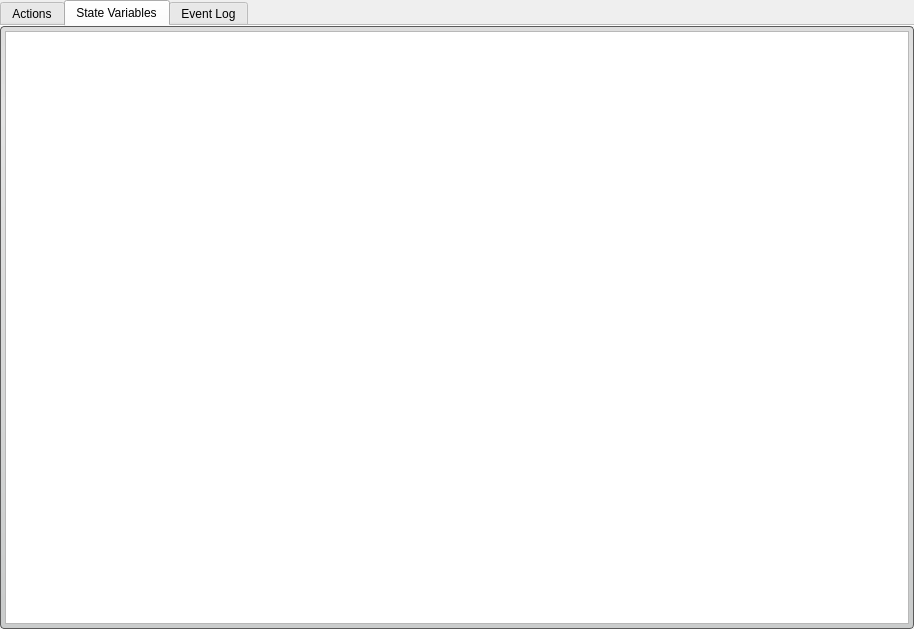
<?xml version="1.0" encoding="UTF-8"?>
<ui version="4.0">
 <class>F_CONTROLLER</class>
 <widget class="QWidget" name="F_CONTROLLER">
  <property name="geometry">
   <rect>
    <x>0</x>
    <y>0</y>
    <width>914</width>
    <height>629</height>
   </rect>
  </property>
  <property name="windowTitle">
   <string>Form</string>
  </property>
  <property name="styleSheet">
   <string notr="true">QWidget#TAB_ACTION_HISTORY
{
	border-radius: 4px;
	border: 1px solid rgb(90, 90, 90);
	background-color: qlineargradient(spread:pad, x1:0.5, y1:0, x2:0.5, y2:0.960227, stop:0 rgba(221, 221, 221, 255), stop:0.155779 rgba(228, 228, 228, 255), stop:1 rgba(202, 204, 204, 255));      
}</string>
  </property>
  <layout class="QVBoxLayout" name="verticalLayout_5">
   <property name="margin">
    <number>0</number>
   </property>
   <item>
    <widget class="QTabWidget" name="TW_CONTROLLER">
     <property name="currentIndex">
      <number>1</number>
     </property>
     <property name="usesScrollButtons">
      <bool>false</bool>
     </property>
     <property name="documentMode">
      <bool>true</bool>
     </property>
     <property name="movable">
      <bool>true</bool>
     </property>
     <widget class="QWidget" name="TAB_ACTION_HISTORY">
      <property name="styleSheet">
       <string notr="true">QWidget#TAB_ACTION_HISTORY{
	border-radius: 4px;
	border: 1px solid rgb(90, 90, 90);
	background-color: qlineargradient(spread:pad, x1:0.5, y1:0, x2:0.5, y2:0.960227, stop:0 rgba(221, 221, 221, 255), stop:0.155779 rgba(228, 228, 228, 255), stop:1 rgba(202, 204, 204, 255));      
}</string>
      </property>
      <attribute name="title">
       <string notr="true">Actions</string>
      </attribute>
      <layout class="QVBoxLayout" name="verticalLayout">
       <property name="margin">
        <number>5</number>
       </property>
       <item>
        <widget class="QLabel" name="label_2">
         <property name="text">
          <string>Action Histroy:</string>
         </property>
        </widget>
       </item>
       <item>
        <widget class="QTableView" name="TV_ACTION_HISTORY">
         <property name="font">
          <font>
           <pointsize>10</pointsize>
          </font>
         </property>
         <property name="frameShape">
          <enum>QFrame::StyledPanel</enum>
         </property>
         <property name="editTriggers">
          <set>QAbstractItemView::NoEditTriggers</set>
         </property>
         <property name="showDropIndicator" stdset="0">
          <bool>false</bool>
         </property>
         <property name="alternatingRowColors">
          <bool>true</bool>
         </property>
         <property name="selectionMode">
          <enum>QAbstractItemView::NoSelection</enum>
         </property>
         <property name="showGrid">
          <bool>false</bool>
         </property>
         <property name="gridStyle">
          <enum>Qt::NoPen</enum>
         </property>
         <property name="wordWrap">
          <bool>false</bool>
         </property>
         <property name="cornerButtonEnabled">
          <bool>false</bool>
         </property>
         <attribute name="horizontalHeaderDefaultSectionSize">
          <number>2</number>
         </attribute>
         <attribute name="horizontalHeaderMinimumSectionSize">
          <number>2</number>
         </attribute>
         <attribute name="horizontalHeaderStretchLastSection">
          <bool>true</bool>
         </attribute>
         <attribute name="verticalHeaderVisible">
          <bool>false</bool>
         </attribute>
         <attribute name="verticalHeaderHighlightSections">
          <bool>false</bool>
         </attribute>
         <attribute name="verticalHeaderMinimumSectionSize">
          <number>12</number>
         </attribute>
        </widget>
       </item>
       <item>
        <widget class="QFrame" name="frame">
         <property name="frameShape">
          <enum>QFrame::NoFrame</enum>
         </property>
         <property name="frameShadow">
          <enum>QFrame::Raised</enum>
         </property>
         <layout class="QVBoxLayout" name="verticalLayout_3">
          <property name="spacing">
           <number>0</number>
          </property>
          <property name="margin">
           <number>2</number>
          </property>
          <item>
           <widget class="QLabel" name="label">
            <property name="text">
             <string>Run Action from command line:</string>
            </property>
           </widget>
          </item>
          <item>
           <widget class="QWidget" name="widget" native="true">
            <property name="layoutDirection">
             <enum>Qt::LeftToRight</enum>
            </property>
            <layout class="QHBoxLayout" name="horizontalLayout">
             <property name="spacing">
              <number>-1</number>
             </property>
             <property name="margin">
              <number>0</number>
             </property>
             <item>
              <widget class="QLineEdit" name="LE_EDIT_ACTION"/>
             </item>
             <item>
              <widget class="QToolButton" name="TB_ACTION">
               <property name="font">
                <font>
                 <pointsize>10</pointsize>
                </font>
               </property>
               <property name="text">
                <string>Action</string>
               </property>
               <property name="popupMode">
                <enum>QToolButton::InstantPopup</enum>
               </property>
               <property name="toolButtonStyle">
                <enum>Qt::ToolButtonTextBesideIcon</enum>
               </property>
               <property name="arrowType">
                <enum>Qt::NoArrow</enum>
               </property>
              </widget>
             </item>
            </layout>
           </widget>
          </item>
          <item>
           <widget class="QFrame" name="frame_2">
            <property name="frameShape">
             <enum>QFrame::StyledPanel</enum>
            </property>
            <layout class="QGridLayout" name="gridLayout">
             <property name="margin">
              <number>0</number>
             </property>
             <item row="0" column="0">
              <widget class="QLabel" name="label_3">
               <property name="sizePolicy">
                <sizepolicy hsizetype="Maximum" vsizetype="Preferred">
                 <horstretch>0</horstretch>
                 <verstretch>0</verstretch>
                </sizepolicy>
               </property>
               <property name="text">
                <string>Status:</string>
               </property>
              </widget>
             </item>
             <item row="0" column="1">
              <widget class="QLabel" name="L_ACTION_STATUS">
               <property name="text">
                <string>status</string>
               </property>
               <property name="alignment">
                <set>Qt::AlignLeading|Qt::AlignLeft|Qt::AlignTop</set>
               </property>
               <property name="wordWrap">
                <bool>true</bool>
               </property>
              </widget>
             </item>
             <item row="1" column="0">
              <widget class="QLabel" name="label_4">
               <property name="text">
                <string>Usage:</string>
               </property>
              </widget>
             </item>
             <item row="1" column="1">
              <widget class="QLabel" name="L_ACTION_USAGE">
               <property name="text">
                <string>usage</string>
               </property>
              </widget>
             </item>
            </layout>
           </widget>
          </item>
         </layout>
        </widget>
       </item>
      </layout>
     </widget>
     <widget class="QWidget" name="TAB_STATE_ENGINE">
      <property name="styleSheet">
       <string notr="true">QWidget#TAB_STATE_ENGINE
{
	border-radius: 4px;
	border: 1px solid rgb(90, 90, 90);
	background-color: qlineargradient(spread:pad, x1:0.5, y1:0, x2:0.5, y2:0.960227, stop:0 rgba(221, 221, 221, 255), stop:0.155779 rgba(228, 228, 228, 255), stop:1 rgba(202, 204, 204, 255));      
}</string>
      </property>
      <attribute name="title">
       <string>State Variables</string>
      </attribute>
      <layout class="QVBoxLayout" name="verticalLayout_4">
       <property name="margin">
        <number>5</number>
       </property>
       <item>
        <widget class="QTableView" name="TV_STATE_ENGINE">
         <property name="horizontalScrollBarPolicy">
          <enum>Qt::ScrollBarAlwaysOff</enum>
         </property>
         <property name="alternatingRowColors">
          <bool>true</bool>
         </property>
         <property name="selectionMode">
          <enum>QAbstractItemView::NoSelection</enum>
         </property>
         <property name="showGrid">
          <bool>false</bool>
         </property>
         <property name="gridStyle">
          <enum>Qt::NoPen</enum>
         </property>
         <attribute name="verticalHeaderVisible">
          <bool>false</bool>
         </attribute>
         <attribute name="verticalHeaderVisible">
          <bool>false</bool>
         </attribute>
        </widget>
       </item>
      </layout>
     </widget>
     <widget class="QWidget" name="TAB_EVENT_LOG">
      <property name="styleSheet">
       <string notr="true">QWidget#TAB_EVENT_LOG{
	border-radius: 4px;
	border: 1px solid rgb(90, 90, 90);
	background-color: qlineargradient(spread:pad, x1:0.5, y1:0, x2:0.5, y2:0.960227, stop:0 rgba(221, 221, 221, 255), stop:0.155779 rgba(228, 228, 228, 255), stop:1 rgba(202, 204, 204, 255));      
}</string>
      </property>
      <attribute name="title">
       <string>Event Log</string>
      </attribute>
      <layout class="QVBoxLayout" name="verticalLayout_6">
       <property name="margin">
        <number>5</number>
       </property>
       <item>
        <widget class="QTableView" name="TV_LOG_HISTORY">
         <property name="font">
          <font>
           <pointsize>10</pointsize>
          </font>
         </property>
         <property name="frameShadow">
          <enum>QFrame::Sunken</enum>
         </property>
         <property name="editTriggers">
          <set>QAbstractItemView::NoEditTriggers</set>
         </property>
         <property name="alternatingRowColors">
          <bool>true</bool>
         </property>
         <property name="selectionMode">
          <enum>QAbstractItemView::NoSelection</enum>
         </property>
         <property name="showGrid">
          <bool>false</bool>
         </property>
         <property name="cornerButtonEnabled">
          <bool>false</bool>
         </property>
         <attribute name="verticalHeaderVisible">
          <bool>false</bool>
         </attribute>
         <attribute name="verticalHeaderHighlightSections">
          <bool>false</bool>
         </attribute>
        </widget>
       </item>
      </layout>
     </widget>
    </widget>
   </item>
  </layout>
 </widget>
 <resources/>
 <connections/>
</ui>
